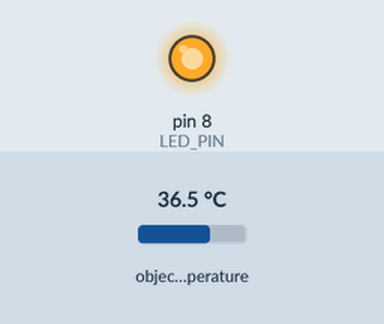
Bench run of a sketch on a simulated Arduino Uno, built with avr-gcc and run on an emulated ATmega328P. Shown: output pins drawn as LEDs (lit = HIGH). The inputs (shaded band) are chosen by the test bench; at power-on: object temperature 36.5 °C. What the sketch prints to the serial monitor is not drawn.

Above: at 0.1 s.
Timing chart, 0 to 1.6 s (numbered marks = the images above):
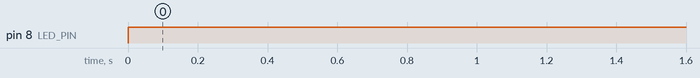

The sketch:

arduino_IR_reader.ino
```cpp
/******************************************************************************
MLX90614_Serial_Demo.ino
Serial output example for the MLX90614 Infrared Thermometer

This example reads from the MLX90614 and prints out ambient and object
temperatures every half-second or so. Open the serial monitor and set the
baud rate to 9600.

Hardware Hookup (if you're not using the eval board):
MLX90614 ------------- Arduino
  VDD ------------------ 3.3V
  VSS ------------------ GND
  SDA ------------------ SDA (A4 on older boards)
  SCL ------------------ SCL (A5 on older boards)

An LED can be attached to pin 8 to monitor for any read errors.

SparkFun IR Thermometer Evaluation Board - MLX90614
******************************************************************************/

#include <Wire.h> // I2C library, required for MLX90614
#include <SparkFunMLX90614.h> // SparkFunMLX90614 Arduino library

IRTherm therm; // Create an IRTherm object to interact with throughout

const byte LED_PIN = 8; // Optional LED attached to pin 8 (active low)

void setup()
{
  Serial.begin(9600); // Initialize Serial to log output
  therm.begin(); // Initialize thermal IR sensor
  therm.setUnit(TEMP_F); // Set the library's units to Farenheit
  // Alternatively, TEMP_F can be replaced with TEMP_C for Celsius or
  // TEMP_K for Kelvin.

  pinMode(LED_PIN, OUTPUT); // LED pin as output
  setLED(LOW); // LED OFF
}

void loop()
{
  setLED(HIGH); //LED on

  // Call therm.read() to read object and ambient temperatures from the sensor.
  if (therm.read()) // On success, read() will return 1, on fail 0.
  {
    // Use the object() and ambient() functions to grab the object and ambient
	// temperatures.
	// They'll be floats, calculated out to the unit you set with setUnit().
    Serial.print("Object: " + String(therm.object(), 2));
        Serial.println("F");
    Serial.println();
  }
  setLED(LOW);
  delay(500);
}

void setLED(bool on)
{
  if (on)
    digitalWrite(LED_PIN, LOW);
  else
    digitalWrite(LED_PIN, HIGH);
}
```

Measured:
- by itself, pin 8 (LED_PIN): LOW → HIGH at 0.00 s
